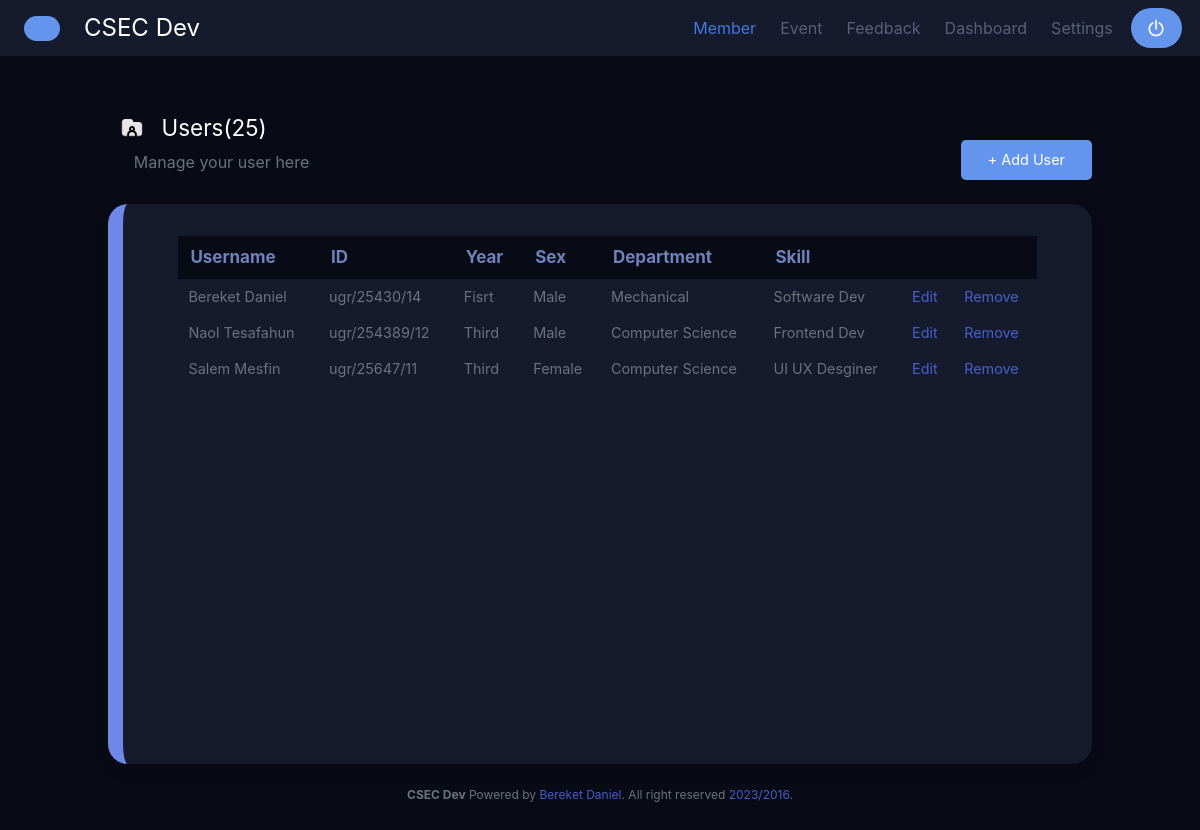
The page /member/ (signed in) on the database as committed earlier.
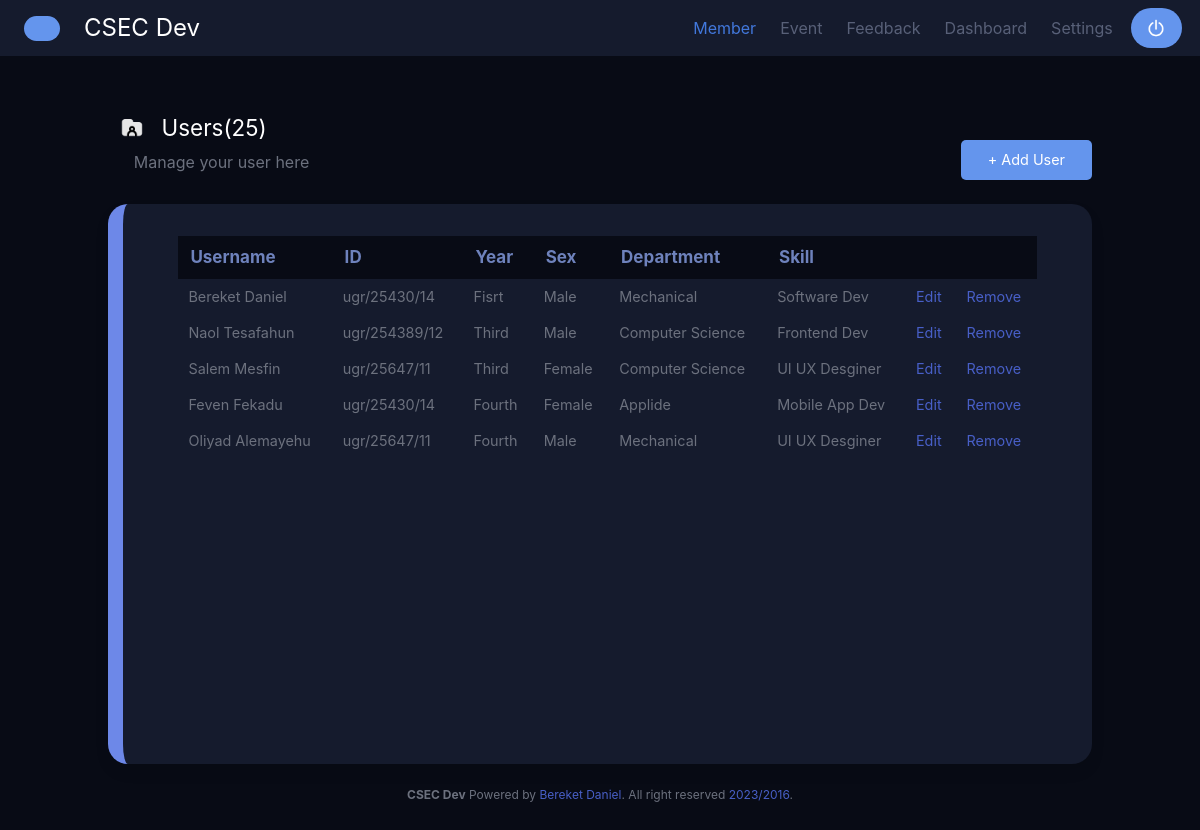
The same page on the database as committed later.
### DevApp/models.py (models this page shows, shortened)
class Member(models.Model):
  fisrtname = models.CharField(max_length=255)
  ugr = models.CharField(max_length=255)
  sex = models.CharField(max_length=255)
  department  = models.CharField(max_length=255)
  year = models.CharField(max_length=255)
  skill = models.CharField(max_length=255)

### DevApp/views.py (the view, shortened to what this page needs)
# urls.py: path('member/', views.member, name = 'member'),
def member(request):
    memberList = Member.objects.all()
    name = request.session.get('name')
    if name:
        return render(request, "member.html" ,{'memberList': memberList})
    else:
        return redirect('login')

### templates/member.html (shortened to what this page needs)
{% extends 'base.html' %}
{% load static %}
{% block content %}
<center>
  <div style="color: white; font-size: 1.4rem; font-weight: semi bold; float: left; " ><span class="icon-text ">
    <span class="icon mt-3">
      <img src="{% static "images/folder.png" %}" >
    </span>
    <span class="column ">Users(25)</span>
  </span>
</div>
  <br>  <br>
  <div class="columns is-flex-direction-row is-justify-content-space-between">
    <div style="color:  #6c717e; font-size: 1rem; font-weight: normal; padding-top: 0.6rem; margin-left: -9.8rem;">Manage your user here</div>
    <div class="buttons">
      <a class="button is-primary js-modal-trigger"  data-target="modal-js-example" style="border-radius: 5px; background-color: cornflowerblue;  ">
        <strong style="font-size: 0.9rem; font-weight:normal; padding-left: 10px; padding-right: 10px;">+ Add User</strong>
      </a>
    </div>
  </div>
  <br>
  <div class="columns box is-centered second-col"  style="background-color: #151B2D; height: 70vh; border-radius: 20px; border-left: #6d88e8 solid 15px; overflow-x: scroll;" >
    <div class="column">
      <table class="table  is-borderless  " style="width: 95%; background-color:  #151B2D ;">
        <thead class="has-text-white" style="border-radius: 10px;">
          <tr  class=" is-rounded" style="background-color: #080B15;">
            <th><abbr style="color: #6e82bc;" >Username</abbr></th>
            <th><abbr   style="color: #6e82bc;">ID</abbr></th>
            <th><abbr   style="color: #6e82bc;">Year</abbr></th>
            <th><abbr   style="color: #6e82bc;">Sex</abbr></th>
            <th><abbr   style="color: #6e82bc;">Department</abbr></th>
            <th><abbr   style="color: #6e82bc;">Skill</abbr></th>
            <th><abbr   style="color: #6e82bc;" ></abbr></th>
            <th><abbr   style="color: #6e82bc;" ></abbr></th>
          </tr>
        </thead>
        <tbody class="tb "  style="font-size: 1rem;" >
          {% for memberLists in memberList %}
          <tr style="color: #6c717e; ">
            <td  style="font-size:0.9rem;">{{ memberLists.fisrtname }} </td>
            <td style="font-size:0.9rem;">{{ memberLists.ugr }} </td>
            <td style="font-size:0.9rem;">{{ memberLists.year }} </td>
            <td style="font-size:0.9rem;">{{ memberLists.sex}} </td>
            <td style="font-size:0.9rem;">{{ memberLists.department }} </td>
            <td style="font-size:0.9rem;">{{ memberLists.skill }} </td>
            <td style="font-size:0.9rem; color: cornflowerblue"><a href="updateMember/{{memberLists.id}}" data-target="modal-js"  class="js-modal">Edit</a></td>
            <td style="font-size:0.9rem; color: cornflowerblue"><a href="deleteMember/{{memberLists.id}}">Remove</a></td>
          </tr>
          {% endfor %}
        </tbody>
      </table>
    </div>
  </div>
</center>
{% endblock %}

Rows that differ between the two databases and show on the page:
added Member: fisrtname "Feven Fekadu", ugr "ugr/25430/14", year "Fourth", sex "Female", department "Applide", skill "Mobile App Dev"
added Member: fisrtname "Oliyad Alemayehu", ugr "ugr/25647/11", year "Fourth", sex "Male", department "Mechanical", skill "UI UX Desginer"
